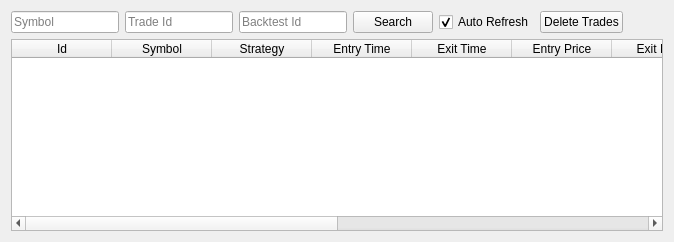
      <widget class="QWidget" name="tabTradeHistory">
       <property name="styleSheet">
        <string notr="true"/>
       </property>
       <attribute name="title">
        <string>Trade History</string>
       </attribute>
       <layout class="QGridLayout" name="gridLayout_18">
        <item row="0" column="0">
         <layout class="QHBoxLayout" name="horizontalLayout_2">
          <item>
           <widget class="QLineEdit" name="txtSymbolTradeHistory">
            <property name="sizePolicy">
             <sizepolicy hsizetype="Fixed" vsizetype="Fixed">
              <horstretch>0</horstretch>
              <verstretch>0</verstretch>
             </sizepolicy>
            </property>
            <property name="styleSheet">
             <string notr="true"/>
            </property>
            <property name="placeholderText">
             <string>Symbol</string>
            </property>
           </widget>
          </item>
          <item>
           <widget class="QLineEdit" name="txtTradeIdTradeHistory">
            <property name="sizePolicy">
             <sizepolicy hsizetype="Fixed" vsizetype="Fixed">
              <horstretch>0</horstretch>
              <verstretch>0</verstretch>
             </sizepolicy>
            </property>
            <property name="styleSheet">
             <string notr="true"/>
            </property>
            <property name="placeholderText">
             <string>Trade Id</string>
            </property>
           </widget>
          </item>
          <item>
           <widget class="QLineEdit" name="txtBacktestIdTradeHistory">
            <property name="sizePolicy">
             <sizepolicy hsizetype="Fixed" vsizetype="Fixed">
              <horstretch>0</horstretch>
              <verstretch>0</verstretch>
             </sizepolicy>
            </property>
            <property name="styleSheet">
             <string notr="true"/>
            </property>
            <property name="placeholderText">
             <string>Backtest Id</string>
            </property>
           </widget>
          </item>
          <item>
           <widget class="QPushButton" name="btnSearchTradeHistory">
            <property name="styleSheet">
             <string notr="true"/>
            </property>
            <property name="text">
             <string>Search</string>
            </property>
           </widget>
          </item>
          <item>
           <widget class="QCheckBox" name="chkAutoRefreshTradeHistory">
            <property name="styleSheet">
             <string notr="true"/>
            </property>
            <property name="text">
             <string>Auto Refresh</string>
            </property>
            <property name="checked">
             <bool>true</bool>
            </property>
           </widget>
          </item>
          <item>
           <widget class="QPushButton" name="btnTruncateTrade">
            <property name="styleSheet">
             <string notr="true"/>
            </property>
            <property name="text">
             <string>Delete Trades</string>
            </property>
           </widget>
          </item>
          <item>
           <spacer name="horizontalSpacer_2">
            <property name="orientation">
             <enum>Qt::Horizontal</enum>
            </property>
            <property name="sizeHint" stdset="0">
             <size>
              <width>40</width>
              <height>20</height>
             </size>
            </property>
           </spacer>
          </item>
         </layout>
        </item>
        <item row="1" column="0">
         <widget class="QTableWidget" name="tblClosedTrades">
          <property name="enabled">
           <bool>true</bool>
          </property>
          <property name="styleSheet">
           <string notr="true"/>
          </property>
          <property name="alternatingRowColors">
           <bool>false</bool>
          </property>
          <property name="sortingEnabled">
           <bool>true</bool>
          </property>
          <attribute name="verticalHeaderVisible">
           <bool>false</bool>
          </attribute>
          <column>
           <property name="text">
            <string>Id</string>
           </property>
          </column>
          <column>
           <property name="text">
            <string>Symbol</string>
           </property>
          </column>
          <column>
           <property name="text">
            <string>Strategy</string>
           </property>
          </column>
          <column>
           <property name="text">
            <string>Entry Time</string>
           </property>
          </column>
          <column>
           <property name="text">
            <string>Exit Time</string>
           </property>
          </column>
          <column>
           <property name="text">
            <string>Entry Price</string>
           </property>
          </column>
          <column>
           <property name="text">
            <string>Exit Price</string>
           </property>
          </column>
          <column>
           <property name="text">
            <string>Target Price</string>
           </property>
          </column>
          <column>
           <property name="text">
            <string>Base Amount</string>
           </property>
          </column>
          <column>
           <property name="text">
            <string>Quote Amount</string>
           </property>
          </column>
          <column>
           <property name="text">
            <string>PL</string>
           </property>
          </column>
          <column>
           <property name="text">
            <string>PL%</string>
           </property>
          </column>
         </widget>
        </item>
       </layout>
      </widget>
